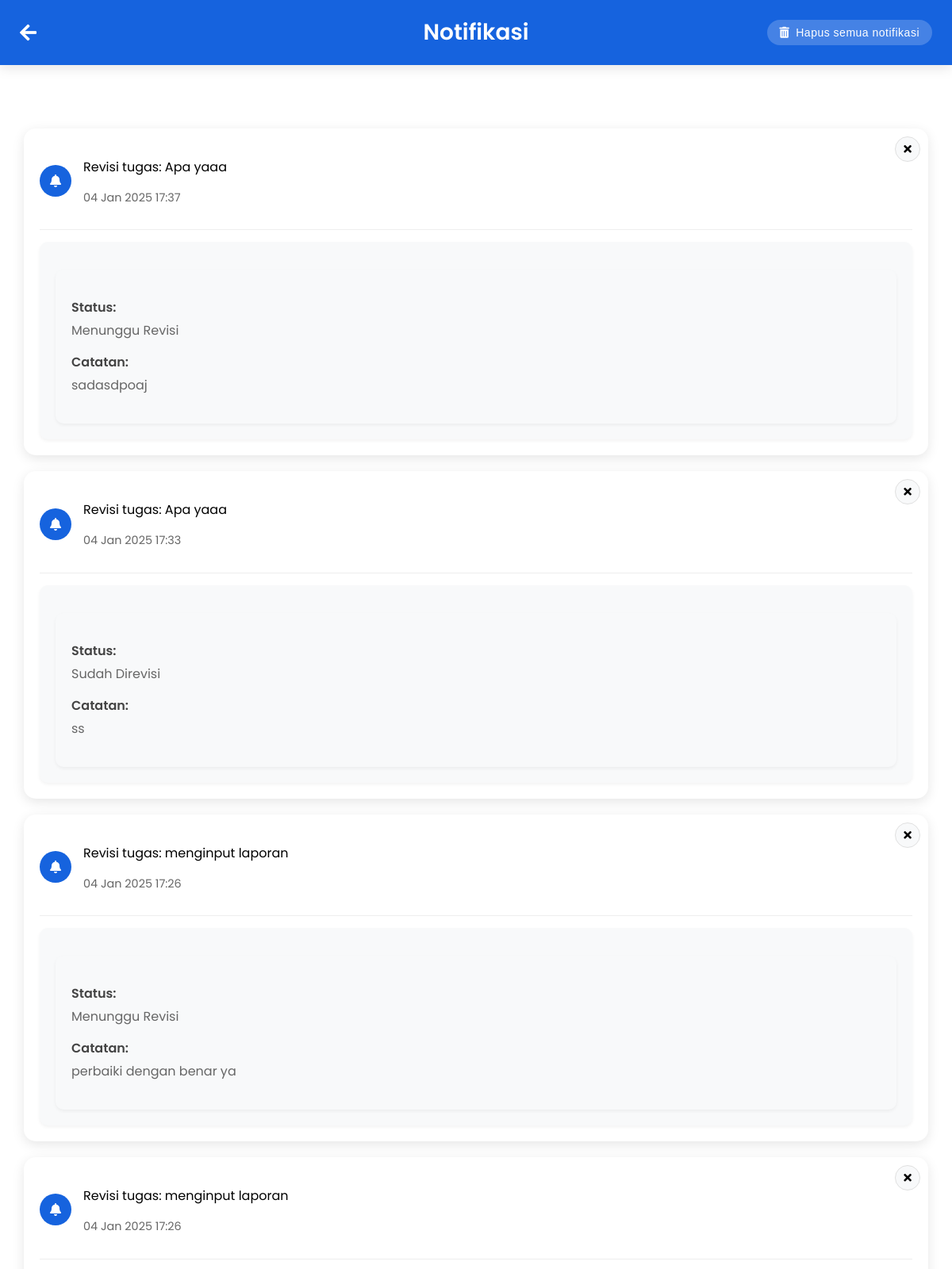
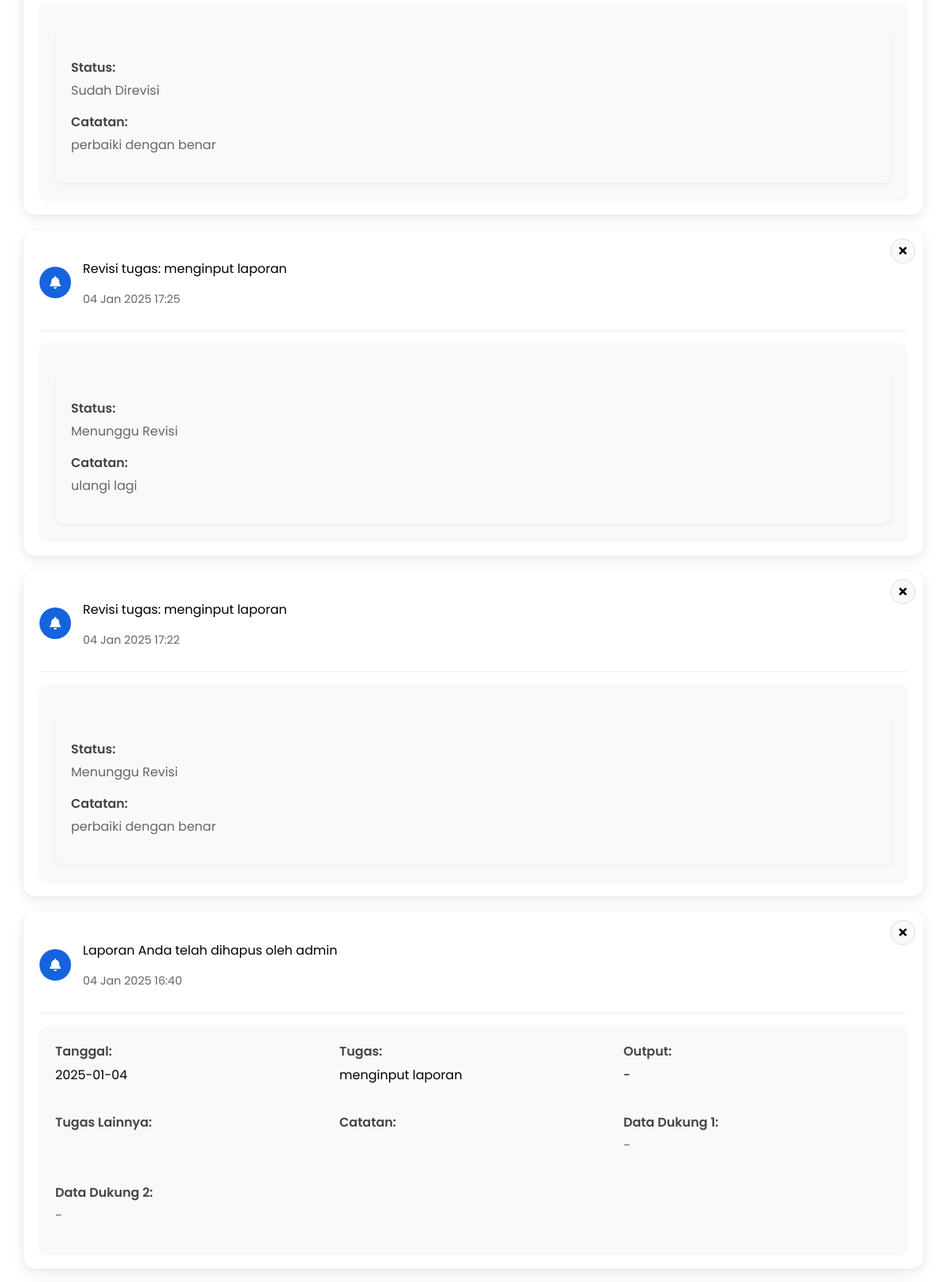
/notifications.php (signed in, upper part), run on the app's committed database (2 pictures, top to bottom).
### tables this page shows
CREATE TABLE `notifications` (
  `id` int(11) NOT NULL,
  `user_id` int(11) DEFAULT NULL,
  `message` text DEFAULT NULL,
  `preview_data` text DEFAULT NULL,
  `is_read` tinyint(1) DEFAULT 0,
  `created_at` timestamp NOT NULL DEFAULT current_timestamp()
);

### notifications.php (the view, shortened to what this page needs)
<?php
require_once 'config.php';
$userId = $_SESSION['user_id'];
$stmt = $conn->prepare("
    SELECT n.*
    FROM notifications n
    WHERE n.user_id = :user_id
    ORDER BY n.created_at DESC
");
$stmt->execute(['user_id' => $userId]);
$notifications = $stmt->fetchAll(PDO::FETCH_ASSOC);
?>
<!DOCTYPE html>
<html lang="id">
<head>
    <link href="https://cdnjs.cloudflare.com/ajax/libs/font-awesome/5.15.3/css/all.min.css" rel="stylesheet"/>
</head>
<body>
    <div class="header">
        <a href="tata_usaha.php" class="back-button">
            <i class="fas fa-arrow-left"></i>
        </a>
        <h1>Notifikasi</h1>
        <?php if (!empty($notifications)): ?>
            <button type="button" onclick="confirmClearAll()" class="clear-button">
                <i class="fas fa-trash-alt"></i> Hapus semua notifikasi
            </button>
        <?php endif; ?>
    </div>
    <div class="container">
        <?php if (empty($notifications)): ?>
            <div class="empty-state">
                <i class="fas fa-bell-slash"></i>
                <p>Tidak ada notifikasi</p>
            </div>
        <?php else: ?>
            <?php foreach ($notifications as $notification): ?>
                <div class="notification-card" data-notification-id="<?= $notification['id'] ?>">
                    <div class="delete-button" onclick="deleteNotification(<?= $notification['id'] ?>)">
                        <i class="fas fa-times"></i>
                    </div>
                    <div class="notification-header">
                        <div class="notification-icon">
                            <i class="fas fa-bell"></i>
                        </div>
                        <div>
                            <p class="font-semibold text-gray-800">
                                <?= htmlspecialchars($notification['message']) ?>
                            </p>
                            <p class="notification-time">
                                <?= date('d M Y H:i', strtotime($notification['created_at'])) ?>
                            </p>
                        </div>
                    </div>
                    <?php if ($notification['preview_data']): ?>
                        <?php
                        $previewData = json_decode($notification['preview_data'], true);
                        $isDeleteNotification = strpos($notification['message'], 'dihapus') !== false;
                        ?>
                        <div class="preview-data">
                            <?php if ($isDeleteNotification): ?>
                                <div class="preview-grid">
                                    <div class="preview-item">
                                        <strong>Tanggal:</strong>
                                        <?= htmlspecialchars($previewData['tanggal'] ?? '-') ?>
                                    </div>
                                    <div class="preview-item">
                                        <strong>Tugas:</strong>
                                        <?= htmlspecialchars($previewData['melaksanakan_tugas'] ?? '-') ?>
                                    </div>
                                    <div class="preview-item">
                                        <strong>Output:</strong>
                                        <?= htmlspecialchars($previewData['output'] ?? '-') ?>
                                    </div>
                                    <div class="preview-item">
                                        <strong>Tugas Lainnya:</strong>
                                    </div>
                                    <div class="preview-item">
                                        <strong>Catatan:</strong>
                                    </div>
                                    <div class="preview-item">
                                        <strong>Data Dukung 1:</strong>
                                        <?php if (!empty($previewData['data_dukung_1'])): ?>
                                            <span><?= htmlspecialchars($previewData['data_dukung_1']) ?></span>
                                        <?php else: ?>
                                            <span>-</span>
                                        <?php endif; ?>
                                    </div>
                                    <div class="preview-item">
                                        <strong>Data Dukung 2:</strong>
                                        <?php if (!empty($previewData['data_dukung_2'])): ?>
                                            <span><?= htmlspecialchars($previewData['data_dukung_2']) ?></span>
                                        <?php else: ?>
                                            <span>-</span>
                                        <?php endif; ?>
                                    </div>
                                </div>
                            <?php else: ?>
                                <div class="preview-data">
                                    <div class="preview-item">
                                        <?php if (isset($previewData['status'])): ?>
                                            <?php
                                            $status = is_array($previewData['status']) ? $previewData['status']['value'] : $previewData['status'];
                                            ?>
                                            <p><strong>Status:</strong>
                                                <?= htmlspecialchars(ucwords(str_replace('_', ' ', $status))) ?>
                                            </p>
                                        <?php endif; ?>
                                        <?php if (isset($previewData['catatan'])): ?>
                                            <?php
                                            $catatan = is_array($previewData['catatan']) ? $previewData['catatan']['value'] : $previewData['catatan'];
                                            ?>
                                            <p><strong>Catatan:</strong>
                                                <?= htmlspecialchars($catatan) ?>
                                            </p>
                                        <?php endif; ?>
                                    </div>
                                </div>
                            <?php endif; ?>
                        </div>
                    <?php endif; ?>
                </div>
            <?php endforeach; ?>
        <?php endif; ?>
    </div>
    <link rel="stylesheet" href="https://cdn.jsdelivr.net/npm/@sweetalert2/theme-material-ui/material-ui.css">
</body>
</html>

### notifications.php (style rules this page uses)
body { font-family: 'Poppins', sans-serif; background-color: #ffffff; margin: 0; padding: 0; transition: all 0.3s ease; }
.header { background: #1663DE; color: #ffffff; padding: 25px; text-align: center; box-shadow: 0 4px 15px rgba(0, 0, 0, 0.1); position: relative; animation: slideDown 0.5s ease-out; display: flex; justify-content: space-between; align-items: center; }
.header h1 { margin: 0; position: absolute; left: 50%; transform: translateX(-50%); font-size: 28px; font-weight: 600; }
.back-button { color: white; font-size: 24px; text-decoration: none; transition: transform 0.3s ease; display: flex; align-items: center; }
.container { max-width: 1200px; margin: 50px auto; padding: 30px; animation: fadeIn 0.8s ease-out; }
.notification-card { background: white; border-radius: 15px; padding: 20px; margin-bottom: 20px; box-shadow: 0 4px 15px rgba(0, 0, 0, 0.1); transition: all 0.3s ease; position: relative; }
.notification-header { display: flex; align-items: center; margin-bottom: 15px; padding-bottom: 15px; border-bottom: 1px solid #eee; }
.notification-icon { background: #1663DE; color: white; width: 40px; height: 40px; border-radius: 50%; display: flex; align-items: center; justify-content: center; margin-right: 15px; }
.notification-time { color: #666; font-size: 0.9em; }
.preview-data { background: #f8f9fa; border-radius: 10px; padding: 20px; margin-top: 15px; box-shadow: 0 2px 4px rgba(0,0,0,0.05); }
.preview-grid { display: grid; grid-template-columns: repeat(auto-fit, minmax(300px, 1fr)); gap: 20px; }
.preview-item { margin-bottom: 15px; }
.preview-item strong { color: #444; display: block; margin-bottom: 5px; font-weight: 600; }
.preview-item span, .preview-item p { color: #666; line-height: 1.5; display: block; }
.clear-button { background: rgba(255, 255, 255, 0.2); border: none; color: white; padding: 8px 16px; border-radius: 20px; cursor: pointer; font-size: 14px; display: flex; align-items: center; gap: 8px; transition: all 0.3s ease; margin-left: auto; font-weight: 500; letter-spacing: 0.5px; }
.clear-button i { font-size: 14px; }
.delete-button { position: absolute; top: 10px; right: 10px; width: 30px; height: 30px; border-radius: 50%; background: #f8f9fa; display: flex; align-items: center; justify-content: center; cursor: pointer; transition: all 0.3s ease; border: 1px solid #e0e0e0; z-index: 1; }
.delete-button i { font-size: 14px; }

### data on the page
notifications: message "Revisi tugas: Apa yaaa", created_at "04 Jan 2025 17:37", preview_data "Menunggu Revisi", preview_data "sadasdpoaj"
notifications: message "Revisi tugas: Apa yaaa", created_at "04 Jan 2025 17:33", preview_data "Sudah Direvisi", preview_data "ss"
notifications: message "Revisi tugas: menginput laporan", created_at "04 Jan 2025 17:26", preview_data "Menunggu Revisi", preview_data "perbaiki dengan benar ya"
notifications: message "Revisi tugas: menginput laporan", created_at "04 Jan 2025 17:26", preview_data "Sudah Direvisi", preview_data "perbaiki dengan benar"
notifications: message "Revisi tugas: menginput laporan", created_at "04 Jan 2025 17:25", preview_data "Menunggu Revisi", preview_data "ulangi lagi"
notifications: message "Revisi tugas: menginput laporan", created_at "04 Jan 2025 17:22", preview_data "Menunggu Revisi", preview_data "perbaiki dengan benar"
notifications: message "Laporan Anda telah dihapus oleh admin", created_at "04 Jan 2025 16:40", preview_data "2025-01-04", preview_data "menginput laporan", preview_data "-"
